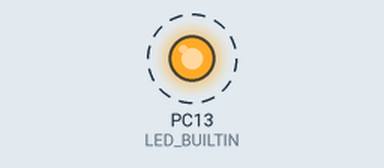
The sketch below on a simulated STM32 Blue Pill. On the bench: output pins drawn as LEDs (lit = HIGH). Dashed ring = blinking.

Above: at 0.5 s.
Timing chart, 0 to 4.6 s (numbered marks = the images above):
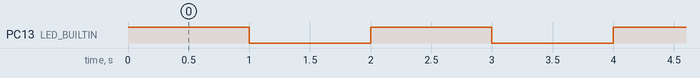

Measured:
- by itself, PC13 (LED_BUILTIN): alternates HIGH for 1.0 s and LOW for 1.0 s

The sketch:

MicroSpora-Blinky.ino
```cpp
/*
  Microspora - Blink example

  This code blinks the inbuilt LED connected to pin PC6
  The LED will turn on for 1 second, then turn off for 1 second, repeatedly.
*/

#include "Arduino.h"

#define BLINK_DELAY 1000
void setup() {
  pinMode(LED_BUILTIN, OUTPUT);
}

void loop() {
  digitalWrite(LED_BUILTIN, HIGH);  // turn the LED on (HIGH is the voltage level)
  delay(BLINK_DELAY);
  digitalWrite(LED_BUILTIN, LOW);  // turn the LED off by making the voltage LOW
  delay(BLINK_DELAY);
}
```
